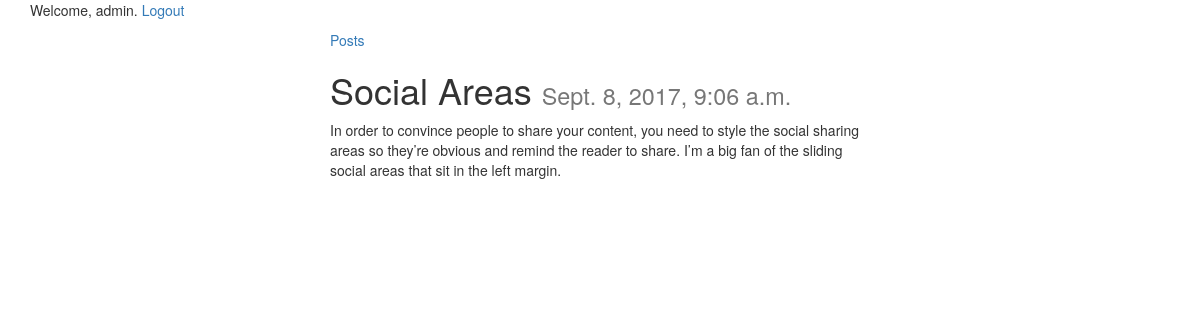
The app's page /posts/11/ (signed in) with its own data.
### posts/models.py (models this page shows, shortened)
class Post(models.Model):
    title = models.CharField(max_length=200)
    content = models.TextField()
    updated = models.DateTimeField(auto_now=True, auto_now_add=False)
    timestamp = models.DateTimeField(auto_now=False, auto_now_add=True)

### posts/views.py (the view)
# urls.py: url(r'^(?P<id>\d+)/$', post_detail, name='detail'),
def post_detail(request,id):
	instance = get_object_or_404(Post, id=id)
	if request.user.is_anonymous():
	    return render(request,"please_login.html",{})
	context = {
		"title": instance.title,
		"instance": instance,
	}
	return render(request, "post_detail.html", context)

### templates/post_detail.html
{% extends "base.html" %}
{% block content %}
<div class='col-sm-6 col-sm-offset-3'>
    <a href="{% url 'posts:index' %}" class="align-left">Posts</a>
<h1>{{ title }} <small>{{ instance.timestamp }}</small></h1>
{{ instance.content|linebreaks }}<br/>
</div>
{% endblock content %}

### templates/base.html (shortened to what this page needs)
{% load staticfiles %}
<html>
<head>
<link rel="stylesheet" href="https://maxcdn.bootstrapcdn.com/bootstrap/3.3.6/css/bootstrap.min.css">
<link rel="stylesheet" href="https://maxcdn.bootstrapcdn.com/bootstrap/3.3.6/css/bootstrap-theme.min.css">
</head>
<div class='container'>
    {% if user.is_authenticated %}
    <p>Welcome, {{ user.get_username }}. <a href="/logout">Logout</a></p>
{% else %}
    <p>Welcome, new user. Please <a href="/login">Log in</a>. OR <a href="/register">Register</a></p>
{% endif %}
{% block content %}{% endblock content %}
</div>
<body>
</html>

### records on screen
Post: title "Social Areas", timestamp "Sept. 8, 2017, 9:06 a.m.", content "In order to convince people to share your content, you need to style the social sharing areas so they’re obvious and remind the reader to share. I’m a big fan of the sliding social areas that sit in the left margin."

### other values on screen
{{ user.get_username }} "admin"
